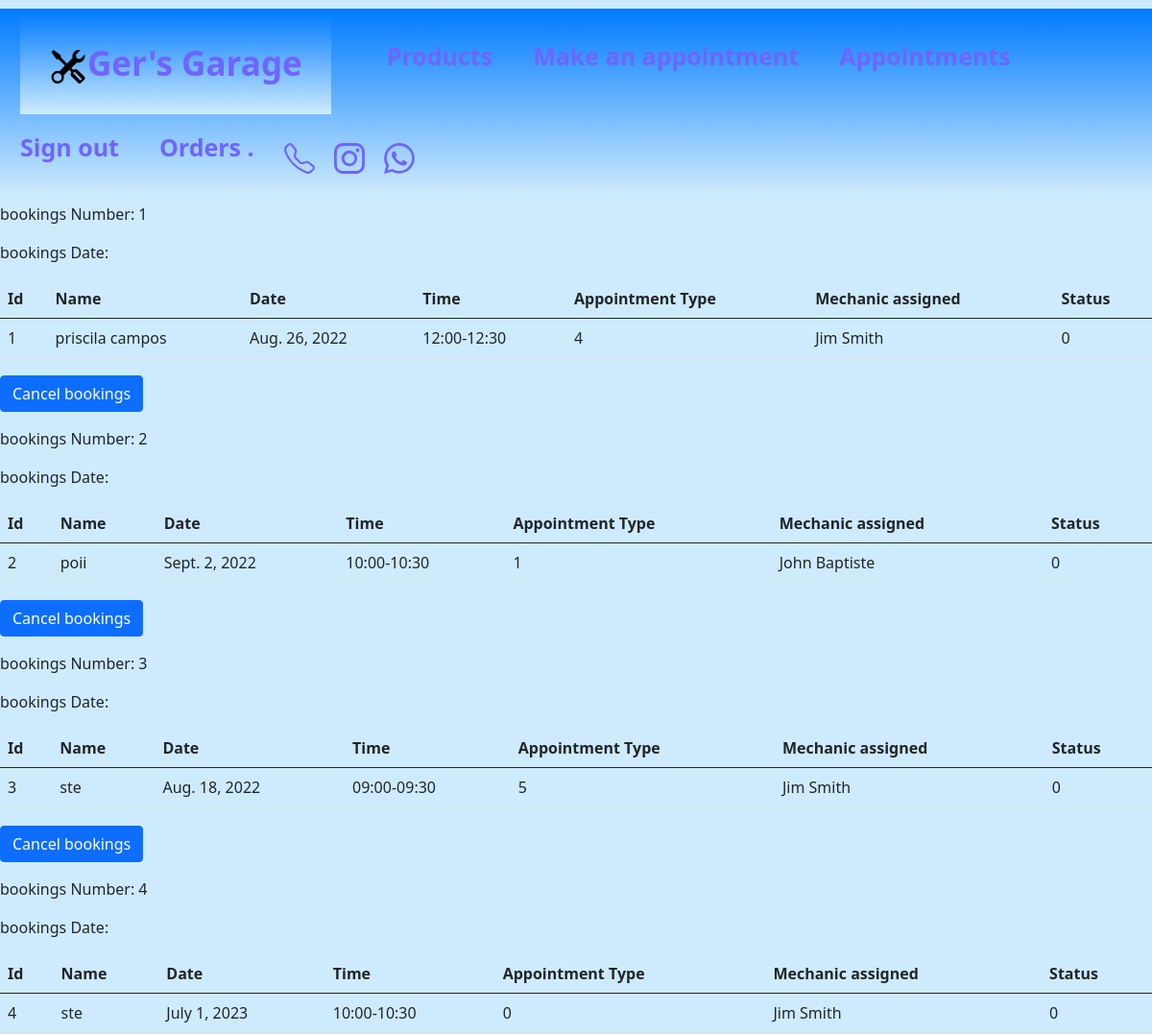
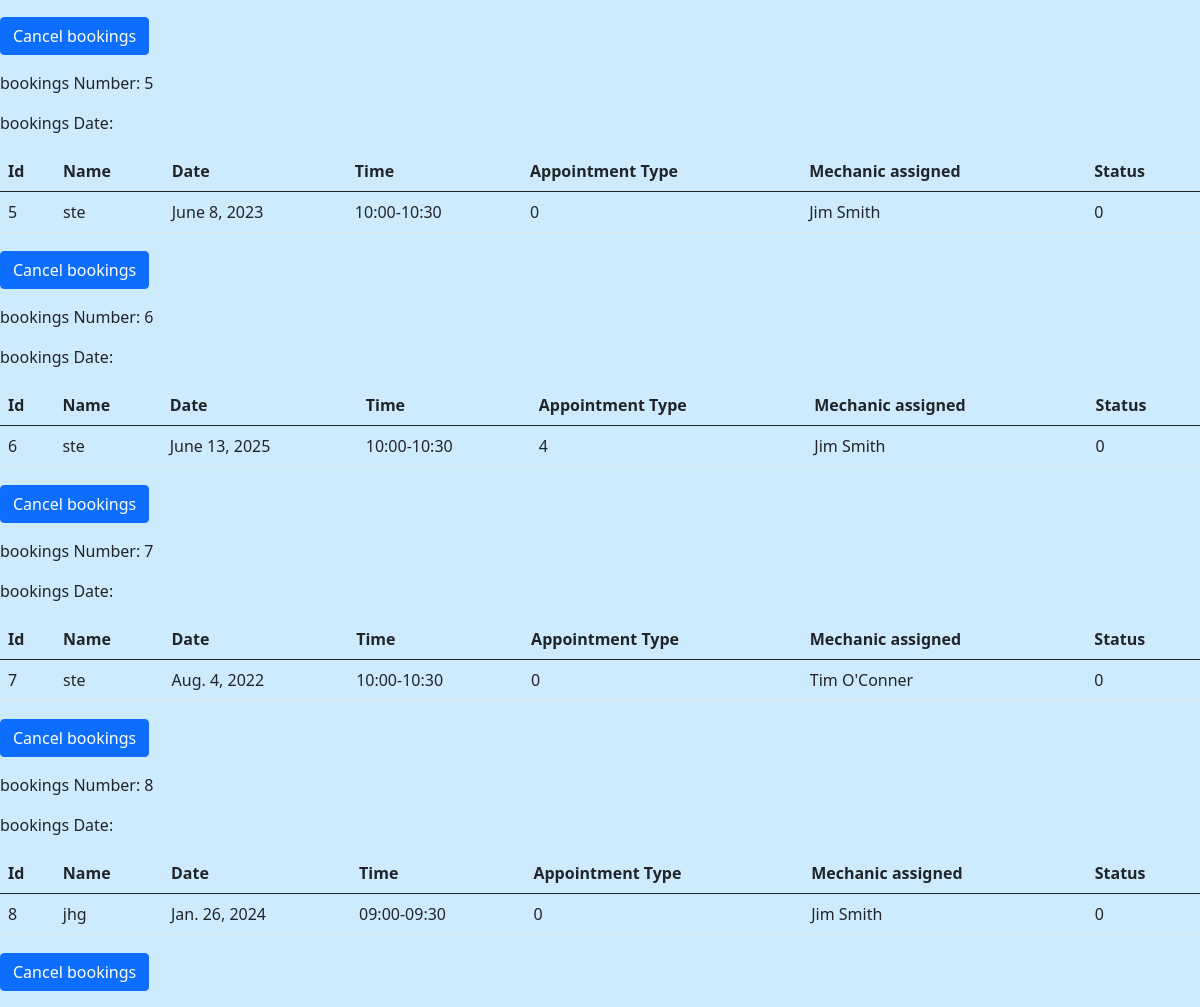
Before: /Bookings/history/ (signed in) with the older database file (2 pictures, top to bottom).
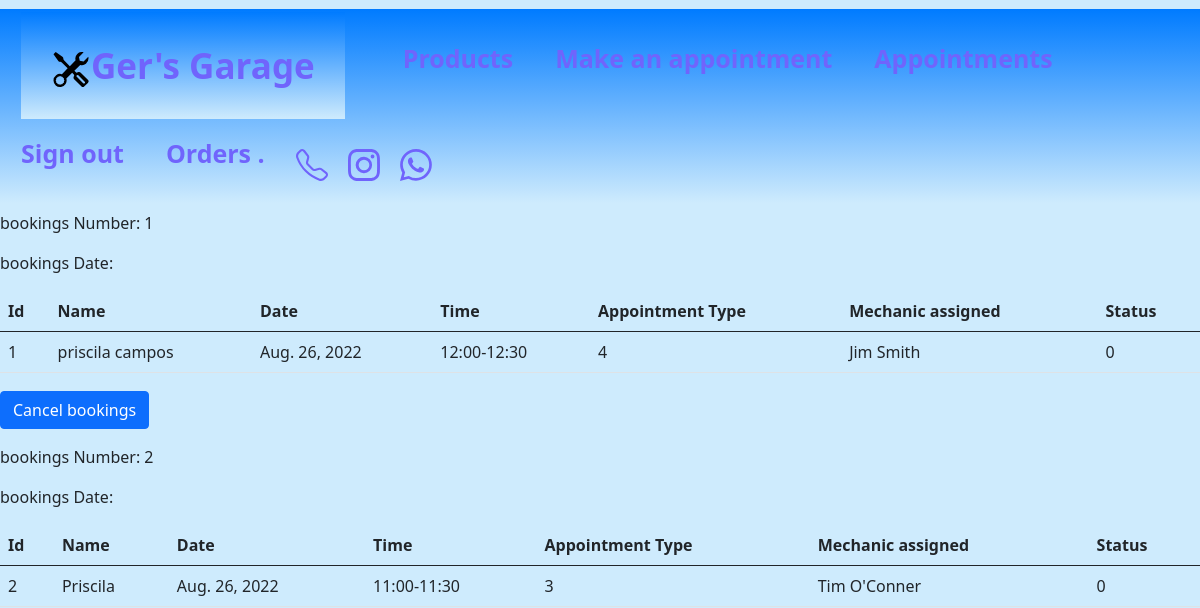
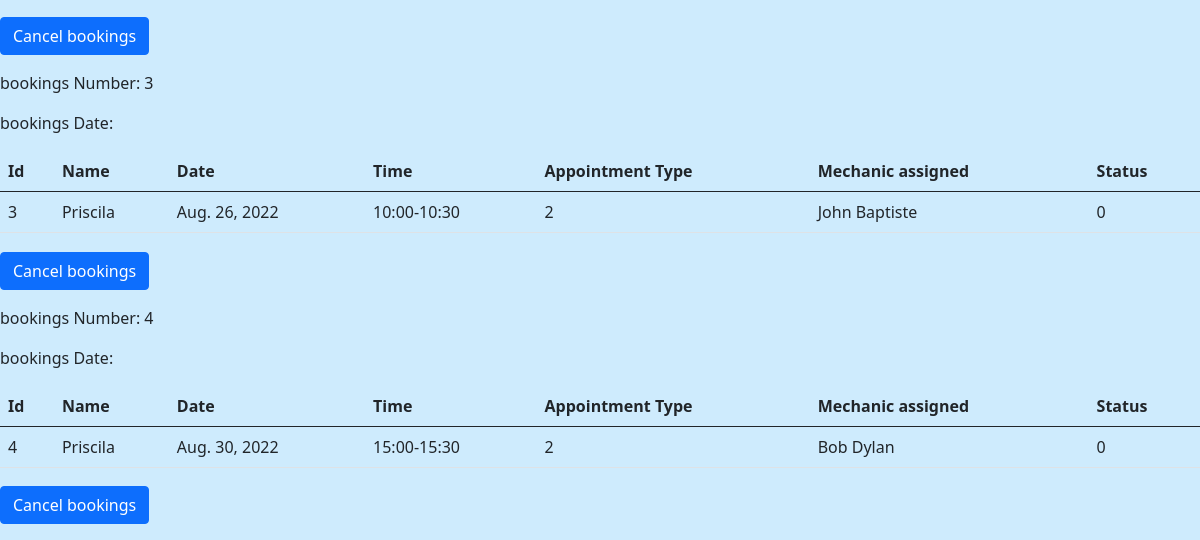
After: the same page with the newer database file (2 pictures, top to bottom).
### Bookings/models.py (models this page shows, shortened)
class Bookings(models.Model):
    class Meta:
        unique_together = ('staff', 'date', 'timeslot')
    CAR_MAKES = [(0,' Nissan '),
                 (1,' Audi '),
                 (2,' BMW '),
                 (3,' Chevrolet '),
                 (4,' Citroen '),
                 (5,' Fiat '),
                 (6,' Ford '),
                 (7,' Honda '),
                 (8,' Hyundai '),
                 (9,' Kia '),
                 (10,' Mercedes-Benz '),
                 (11,' Renault '),
                 (12,' Suzuki '),
                 (13,' Toyota '),
                 (14,' Volkswagen '),
                 (15,' Volvo '),
                 (16,' Mazda '),
                 (17,' Jaguar '),
                 (18,' Jeep '),
                 (19,' Porsche '),
                 (20,' Kia '),
                 (21,' Land Rover '),
                 (22,' Mini'),
                 (23,' Mitsubishi Motors'),
                 (24,' Subaru'),
                 (25,' Chrysler'),
                 (26,' Dodge'),
                 (27,' Tesla'),
                 (28,' Alfa Romeo'),
                 (29,' Bentley'),
                 (30,' Other'), ]
    TIMESLOT_LIST = (
        (0, '09:00-09:30'),
        (1, '10:00-10:30'),
        (2, '11:00-11:30'),
        (3, '12:00-12:30'),
        (4, '13:00-13:30'),
        (5, '14:00-14:30'),
        (6, '15:00-15:30'),
        (7, '16:00-16:30'),
        (8, '17:00-17:30'),
    )
    CAR_TYPE = [
        (0, ' Convertible '),
        (1, '  SUV '),
        (2, ' Station wagon '),
        (3, ' Hatchback '),
        (4, ' Coupe '),
        (5, ' Pickup truck '),
        (6, ' Minivan '),
        (7, ' Sports car '),
        (8, ' Truck '),
        (9, ' Van '),
        (10, ' Crossover '),
        (11, ' Motorcycle '),
        (12, ' Limousine '),
        (13, ' Bus '),
        (14, ' Roadster '),
        (15, ' Recreational vehicle '),
        (16, ' Other '), ]
    Engine_TYPES = [(1, ' Electric car '),
                    (2, ' Hybrid car '),
                    (3, ' Petrol car '),
                    (4, ' Diesel car '), ]
    APP_TYPE = [(0, ' Repair/fault '),
                (1, ' Major Repair '),
                (2, ' Major service '),
                (3, ' Annual service '),
                (4, ' Pre NCT '),
                (5, ' Emissions test '),
                (6, ' Winter service '),
                (7, ' Others '), ]
    STATUS =[(0,'Booked'),
            (1, ' In Progress'),
            (2, ' Scrapped '),
            (3, ' Fixed '),]
    CustName = models.TextField( 'Name',max_length=25)
    Reg = models.TextField('Registration number',max_length=25)
    timeslot = models.IntegerField('Time',choices=TIMESLOT_LIST, blank=True)
    date = models.DateField('Date',help_text='DD-MM-YYYY')
    type = models.IntegerField( 'Type of appointment',choices=APP_TYPE)
    number = models.TextField('Phone number',max_length=25)
    email = models.TextField('email',max_length=25)
    VehicleType = models.IntegerField('Vehicle type',choices=CAR_TYPE)
    CarMake = models.IntegerField('Car make',choices=CAR_MAKES)
    EngineType = models.IntegerField('Engine type',choices=Engine_TYPES)
    status = models.IntegerField('Status', choices=STATUS,default=0)
    staff = models.ForeignKey('Staff', on_delete=models.CASCADE)
    @property
    def time(self):
        return self.TIMESLOT_LIST[self.timeslot][1]

class Staff(models.Model):
    name = models.TextField(max_length=25)
    def __str__(self):
        return self.name

### Bookings/views.py (the view)
# urls.py: path('history/', views.bookings_history, name= 'bookings_history'),
@login_required()
def bookings_history(request): ## function for th booking history
    if request.user.is_staff or request.user.is_superuser: # only available for the administrator (super user) or staff, clients will not be able to see this part
        email = str(request.user.email) ## converting the request bits for email into string format
        booking_details = Bookings.objects.all() ## to see all the bookings
        for booking in booking_details: ## looping for every booking
            if booking.date == datetime.now():## if the booking is today the status will be 1
                booking.status = 1 ## 1 means in progresss
                booking.save() ## saving its interaction of the booking
        return render(request, 'bookings_list.html',{'bookings_details':booking_details}) ## return the book list
    else:
        return 1 ## placeholder

### Bookings/template/bookings_list.html (shortened to what this page needs)
{% extends "index.html" %}
{% block content %}
<div class="col-md-12">
	{% for bookings in bookings_details %}
		<p>bookings Number: {{bookings.id}}</p>
		<p>bookings Date: {{bookings.created}}</p>
		<table class="table table-bbookingsed table-hover table-condensed">
			<thead>
				<tr>
				<th>Id</th>
				<th>Name</th>
				<th>Date</th>
				<th>Time</th>
				<th>Appointment Type</th>
				<th>Mechanic assigned</th>
				<th>Status</th>
				</tr>
			</thead>
			<tbody>
				<tr>
					<td>{{bookings.id}}</td>
					<td>{{bookings.CustName}}</td>
					<td>{{bookings.date}}</td>
					<td>{{bookings.time}}</td>
					<td>{{bookings.type}}</td>
					<td>{{bookings.staff}}</td>
					<td>{{bookings.status}}</td>
				</tr>
			</tbody>
		</table>
        <p>
            <a href=""><button class="btn btn-primary">Cancel bookings</button></a>
        </p>
	{% endfor %}
		</div>
{% endblock content %}

### templates/Index.html (shortened to what this page needs)
<!doctype html>
<html lang="en">
  <head>
	<link rel="stylesheet" href="//code.jquery.com/ui/1.13.2/themes/base/jquery-ui.css">
	<link rel="stylesheet" href="/resources/demos/style.css">
    <link href="https://cdn.jsdelivr.net/npm/bootstrap@5.0.2/dist/css/bootstrap.min.css" rel="stylesheet">
{% load static %}
      <link rel="stylesheet" type="text/css" href="{% static '/style.css' %}">
  <body>
  <nav class="navbar">
		<ul class="nav nav-pills ">
<li>
        <a class="navbar-brand bg-light" href="{% url 'home'%}"> Ger's Garage </a>
			</li>
			<li id="nav-item" class= "products") {class="active"}>
				<a href="{% url 'products'%}">Products</a>
			</li>
			{% if request.user.is_authenticated %}
<li id="nav-item" class= "bookings") {class="active"}>
				<a href="{% url 'Bookings'%}">Make an appointment</a>
			</li>
			{% if request.user.is_staff %}
<li id="nav-item" class= "bookings_hist") {class="active"}>
				<a href="{% url 'bookings_history'%}">Appointments</a>
			</li>{% endif %}
			<li id="nav-item" class= "signout") {class="active"}>
				<a href="{% url 'signout'%}">Sign out</a>
			</li>
			<li id="nav-item" class= "orders_history") {class="active"}>
					<a href="{% url 'orders_history' %}">Orders  .</a>
			</li>
			{% endif %}
<a class="form-image-phone" >
 </a>
<a class="form-image-insta">
</a>
<a class="form-image-whatsapp" href="www.whatsapp.com">
</a>
		</ul>
		</nav>
    </head>
  {% block content %}{% endblock content %}
  </body>
</html>

### static/style.css (style rules this page uses)
.form-image-phone { margin:10px; margin-top:30px; }
.form-image-insta { margin:10px; margin-top:30px; }
.form-image-whatsapp { margin:10px; margin-top:30px; }
body { background-color: #ceebfd; }
.nav { width:100%; height:50%; margin-top: 1px; background:linear-gradient(#007bff 0%, #ceebfd 100%); }
li { margin:1px; padding:20px; }
a { font-size:25px; color:#7064fc; text-decoration: none; font-weight: bold; }
ul { padding:10px ; list-style-type: none; }
.navbar-brand { background:linear-gradient(#007bff 0%, #ceebfd 100%); font-size: 35px; padding: 30px; }

Changed rows visible on the page:
removed Bookings: id "5", CustName "ste", date "June 8, 2023", time "10:00-10:30", type "0", staff "Jim Smith", status "0"
removed Bookings: id "6", CustName "ste", date "June 13, 2025", time "10:00-10:30", type "4", staff "Jim Smith", status "0"
removed Bookings: id "7", CustName "ste", date "Aug. 4, 2022", time "10:00-10:30", type "0", staff "Tim O'Conner", status "0"
removed Bookings: id "8", CustName "jhg", date "Jan. 26, 2024", time "09:00-09:30", type "0", staff "Jim Smith", status "0"
changed Bookings id 2: CustName "poii" → "Priscila"; date "Sept. 2, 2022" → "Aug. 26, 2022"; time "10:00-10:30" → "11:00-11:30"; type "1" → "3"; staff "John Baptiste" → "Tim O'Conner"
changed Bookings id 3: CustName "ste" → "Priscila"; date "Aug. 18, 2022" → "Aug. 26, 2022"; time "09:00-09:30" → "10:00-10:30"; type "5" → "2"; staff "Jim Smith" → "John Baptiste"
changed Bookings id 4: CustName "ste" → "Priscila"; date "July 1, 2023" → "Aug. 30, 2022"; time "10:00-10:30" → "15:00-15:30"; type "0" → "2"; staff "Jim Smith" → "Bob Dylan"
